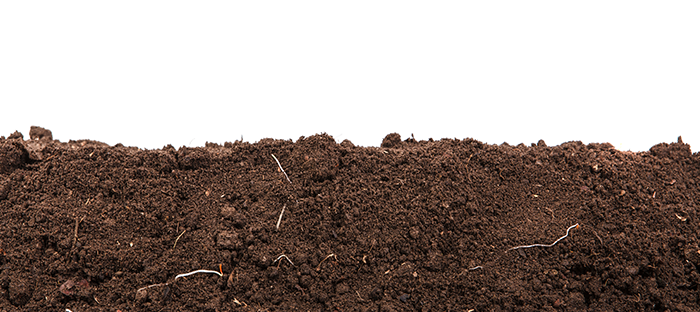
%> input picture SC/picture_1.png, 700 x 312 px
$ octave particle_size2.m   (GNU Octave 9; MATLAB toolbox functions it lacks are replaced by stand-ins)
%> lines starting %> are read from the running program, lines starting %| are printed output that depends on the picture; in (x1, y1, x2, y2) boxes, pixels count from 0 and x2, y2 are one past the last pixel; in counts of white or black regions, pixels touching at a corner belong together; the program's own positions count from 1
pkg load image
I = imread('picture_1.png'); %read image
%> I is the input picture: size 312x700x3 uint8; mean R, G, B 157.3, 144.7, 138.9
Ibinary = rgb2gray(I) > 150; % greyscale conversion, definition of saturation
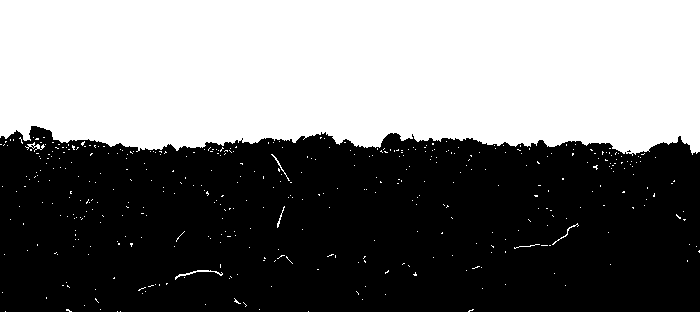
%> Ibinary: size 312x700 logical; 46.2% white; 431 white regions (424 under 20 px), largest, box (x1, y1, x2, y2) and area: (0, 0, 700, 156) 99708, (175, 270, 223, 280) 94, (25, 142, 45, 152) 62
Ibinary = imfill(Ibinary, 'holes'); %fills holes in the input binary image I.
%> Ibinary: size 312x700 logical; 46.2% white; 431 white regions (424 under 20 px), largest, box (x1, y1, x2, y2) and area: (0, 0, 700, 156) 99715, (175, 270, 223, 280) 94, (25, 142, 45, 152) 67
%A hole is a set of background pixels that cannot be reached by filling in the background from the edge of the image.
imshow(Ibinary)
C = 0.008; % Conversion factor m/pixel.

[labeledImage, numberOfBlobs] = bwlabel(Ibinary);
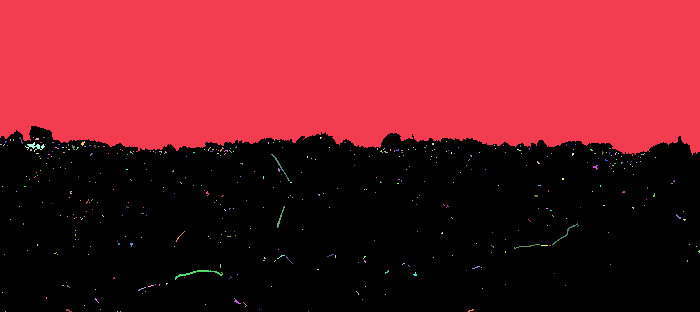
%> labeledImage: size 312x700 double; 432 distinct labels, from 0 to 431; one colour per label, 0 black
%> numberOfBlobs = 431
% labeledImage: Label matrix of contiguous regions, returned as matrix of nonnegative integers with the same size as Ibinary.
    %The pixels labeled 0 are the background (black). The pixels labeled 1 make up one object (white blob); the pixels labeled 2 make up a second object; and so on.
%returns the label matrix labeledImage that contains labels for the 8-connected objects found in BW.
    %8-connected: Pixels are connected if their edges or corners touch. Two adjoining pixels are part of the same object if they are both on and are connected along the horizontal, vertical, or diagonal direction.
%returns numberOfBlobs, the number of connected objects in the image

blobMeasurements = regionprops(labeledImage, 'Centroid','EquivDiameter');
%> blobMeasurements = 431 regions; first 5, Centroid and EquivDiameter: [353.1 71.8] 356.3, [1.5 145] 1.6, [3 187] 1.13, [3 293] 1.13, [4.5 145.5] 1.6
%returns measurements of the centroid and the equivalent diameter of each blob.

% Gives equivalent diameter
EquivDiameter = [blobMeasurements.EquivDiameter];
%> EquivDiameter = 431 values, max 356.3 at index 1, min 1.13 at index 3, mean 2.43
ValidDia = find(EquivDiameter>10); %make a vector of diameters bigger than 10
%> ValidDia = [1 154]
blobMeasurements = blobMeasurements(ValidDia);
%> blobMeasurements = 2 regions; Centroid and EquivDiameter: [353.1 71.8] 356.3, [198.4 273.8] 10.94
EquivDiameter = EquivDiameter(ValidDia); %only retain particles with valid diameter
%> EquivDiameter = [356.3 10.94]

% constructs and displays a histogram applying relative probability (the sum of the bar heights is less than or equal to 1), and displays x and y labels
% figure,histogram(EquivDiameter*C,'Normalization','probability'),xlabel('Size[m - uncalibrated]'),ylabel('Probability')
figure
hist(EquivDiameter*C)
xlabel('Size[m - uncalibrated]')
ylabel('Probability')
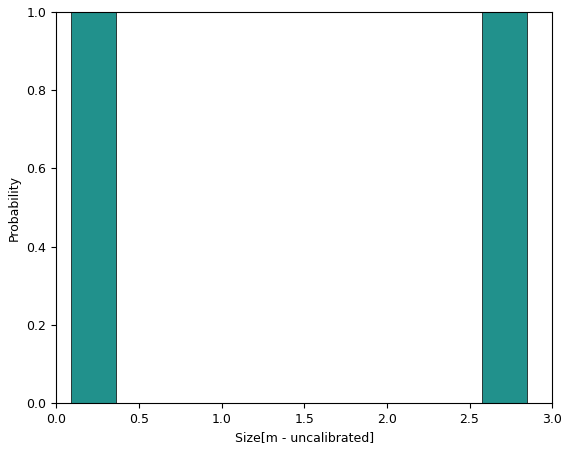
%> figure redrawn from the program's plot data; tallest bar 1 high, from x = 0.0875 to 0.364
